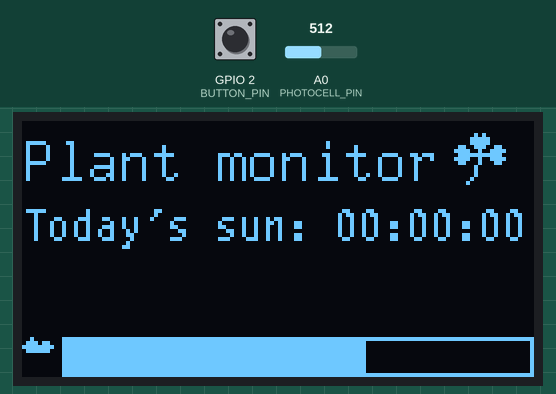
A sketch run on a simulated ESP8266 (NodeMCU). Parts: 128×64 one-colour display. The inputs (shaded band) are chosen by the test bench; at power-on: GPIO 2 (BUTTON_PIN) HIGH, A0 (PHOTOCELL_PIN) = 512. WiFi joins after 1.5 s; servers stay silent unless stated; uploads are accepted with an empty reply; not simulated (calls return 0 or success): secrets.h; what the sketch prints to the serial monitor is not drawn.

Above: at 4.7 s.
4.8 s: GPIO 2 (BUTTON_PIN) pulled LOW for 0.15 s
At 6.1 s:
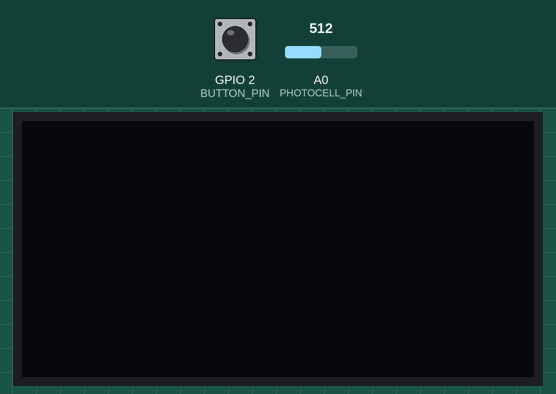
6.4 s: GPIO 2 (BUTTON_PIN) pulled LOW for 1 s
At 8.4 s:
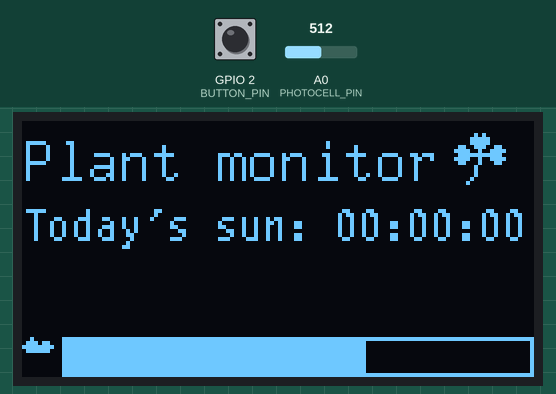
8.9 s: A0 (PHOTOCELL_PIN) set to 610
At 10.4 s:
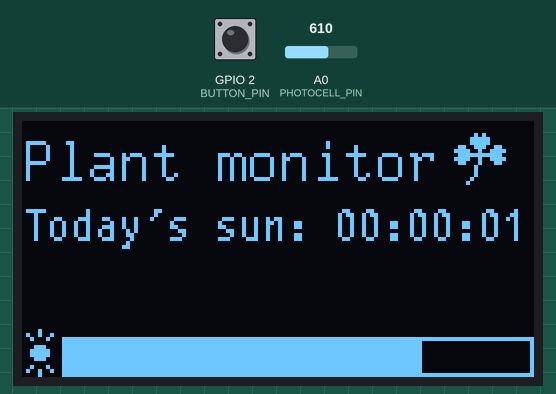
10.6 s: A0 (PHOTOCELL_PIN) set to 590
At 11.9 s:
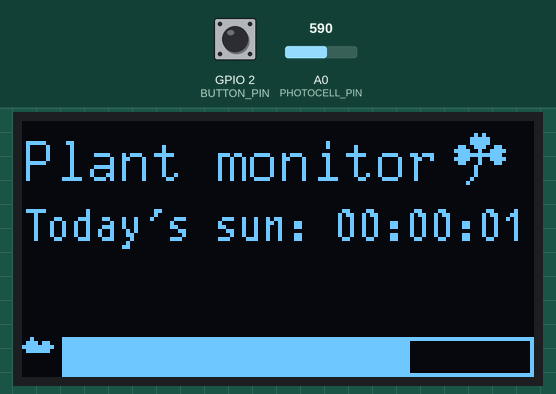
12.2 s: A0 (PHOTOCELL_PIN) set to 511
At 13.1 s:
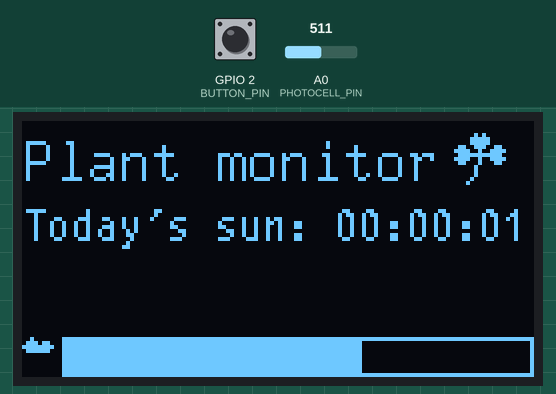
Timing chart, 0 to 15.2 s (numbered marks = the images above; inputs shaded):
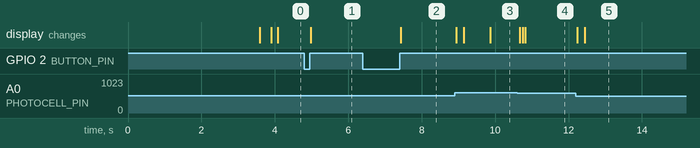

Measured:
- after the input at 4.8 s, the display: changes after 0.18 s (image 1)
- after the input at 6.4 s, the display: changes after 1.0 s (image 2)
- after the input at 8.9 s, the display: first changes after 0.05 s (image 3 shows a later state)
- after the input at 12.2 s, the display: first changes at once (image 5 shows a later state)

The sketch:

plant-light-tracker.ino
```cpp
#include <U8g2lib.h>
#include <TimeLib.h>
#include <ESP8266WiFi.h>
#include <Wire.h>
#include "secrets.h"

// hardware constants
#define DELAY 1000
const int SCL_PIN = 5;
const int SDA_PIN = 4;
const int BUTTON_PIN = 2;
const int PHOTOCELL_PIN = A0;
const int SCREEN_WIDTH = 128;
const int SCREEN_HEIGHT = 64;
const int LIGHT_MIN = 0;
const int LIGHT_THRESHOLD = 600;
const int LIGHT_MAX = 800;
const int BUFFER_SIZE = 30;
U8G2_SSD1306_128X64_NONAME_F_HW_I2C oled(U8G2_R0); //, U8X8_PIN_NONE, SCL_PIN, SDA_PIN);


// wifi constants
const int response_timeout = 6000;
const String LOCATION = "America/New_York";
const int MIN_BETWEEN_FETCHES = 60;
time_t t_last_fetch;
time_t today;
const int WIFI_STATE_IDLE = 0;
const int WIFI_STATE_FETCHING = 1;
int wifi_state = WIFI_STATE_FETCHING;

// light constants
time_t t_received;
time_t t_last_light;
int photocell_reads[BUFFER_SIZE];
int avg_photocell_reading = 0;
int read_index = 0;
const int LIGHT_STATE_IDLE = 0;
const int LIGHT_STATE_COUNTING = 1;
int light_state = LIGHT_STATE_IDLE;

// button/screen constants
time_t t_last_on;
const int OLED_ON_SEC = 10;
int button_reading;
const int SCREEN_OFF = 0;
const int SCREEN_ON = 1;
const int SCREEN_OFF_BUTTON_PUSHED = 2;
const int SCREEN_ON_BUTTON_PUSHED = 3;
int screen_state = SCREEN_ON;

void setup() {
  pinMode(BUTTON_PIN, INPUT_PULLUP);
  oled.begin();
  Serial.begin(115200);
  setup_wifi();
}

void loop() {
  oled.clearBuffer();
  avg_photocell_reading = averaging_filter(
                            analogRead(PHOTOCELL_PIN),
                            photocell_reads,
                            8,
                            read_index
                          );
  button_reading = digitalRead(BUTTON_PIN);

  switch (light_state) {
    case LIGHT_STATE_IDLE:
      if (avg_photocell_reading > LIGHT_THRESHOLD) {
        t_last_light = now();
        light_state = LIGHT_STATE_COUNTING;
      }
      break;
    case LIGHT_STATE_COUNTING:
      unsigned long delta_light = now() - t_last_light;
      t_received += delta_light;
      t_last_light = now();
      if (avg_photocell_reading < LIGHT_THRESHOLD) {
        light_state = LIGHT_STATE_IDLE;
      }
      break;
  }

  switch (screen_state) {
    case SCREEN_ON:
      if (second(now() - t_last_on) > OLED_ON_SEC) {
        oled.setPowerSave(1);
        screen_state = SCREEN_OFF;
      }
      else if (!button_reading) {
        screen_state = SCREEN_ON_BUTTON_PUSHED;
      }
      break;
    case SCREEN_ON_BUTTON_PUSHED:
      if (button_reading) {
        oled.setPowerSave(1);
        screen_state = SCREEN_OFF;
      }
      break;
    case SCREEN_OFF:
      if (!button_reading) {
        screen_state = SCREEN_OFF_BUTTON_PUSHED;
      }
      break;
    case SCREEN_OFF_BUTTON_PUSHED:
      if (button_reading) {
        oled.setPowerSave(0);
        t_last_on = now();
        screen_state = SCREEN_ON;
      }
      break;
  }

  switch (wifi_state) {
    case WIFI_STATE_IDLE:
      if (minute(now() - t_last_fetch) > MIN_BETWEEN_FETCHES) {
        wifi_state = WIFI_STATE_FETCHING;
      }
      if (day(now()) != day(today)) {
        // reset amount of light received around midnight
        Serial.println("It's a new day...");
        t_received = 0;
        wifi_state = WIFI_STATE_FETCHING;
      }
      break;
    case WIFI_STATE_FETCHING:
      get_time();
      wifi_state = WIFI_STATE_IDLE;
      break;
  }

  drawHeader();
  drawBody();
  drawFooter(avg_photocell_reading);

  oled.sendBuffer();
}

void drawHeader() {
  oled.setFont(u8g2_font_t0_15_tr);
  oled.drawStr(0, 15, "Plant monitor");
  oled.setFont(u8g2_font_unifont_t_symbols);
  oled.drawGlyph(107, 15, 0x2618); // clover
}

void drawBody() {
  oled.setFont(u8g2_font_t0_11_tr);
  char message[40];
  snprintf(message, 40, "Today's sun: %02d:%02d:%02d",
           hour(t_received),
           minute(t_received),
           second(t_received)
          );
  oled.drawStr(0, 30, message);
}

/**
   Averaging filter from 6.08!
   https://iesc-s2.mit.edu/608/spring18
*/
int averaging_filter(int input, int stored_values[BUFFER_SIZE], int order, int &index) {
  stored_values[index] = input;
  int out = 0;
  float multiplier = 1.0 / (order + 1);
  if (order == 0) {
    out = input;
  } else {
    for (int i = 0; i <= order; i++) {
      out += stored_values[i];
    }
    index += 1;
    index %= (order + 1);
  }
  return multiplier * out;
}

void drawFooter(int reading) {
  int padding = 0;
  int glyph_width = 10;

  int bar_height = 10;
  int bar_width = SCREEN_WIDTH - padding * 2 - glyph_width;
  int bar_x = padding + glyph_width;
  int bar_y = SCREEN_HEIGHT - bar_height - padding;
  int glyph_x = padding;
  int glyph_y = SCREEN_HEIGHT - padding;
  int bar_scaled_width = map(reading, LIGHT_MIN, LIGHT_MAX, 0, bar_width);

  int symbol;
  if (light_state == LIGHT_STATE_COUNTING) {
    symbol = 0x2600;
  }
  else {
    symbol = 0x2601;
  }

  oled.setFont(u8g2_font_unifont_t_symbols);
  oled.drawGlyph(glyph_x, glyph_y, symbol);
  oled.drawFrame(bar_x, bar_y, bar_width, bar_height);
  oled.drawBox(bar_x, bar_y, bar_scaled_width, bar_height);
}

void setup_wifi() {
  oled.clearBuffer();
  oled.setFont(u8g2_font_t0_11_tr);
  oled.drawStr(0, 40, "CONNECTING TO WIFI");
  oled.setFont(u8g2_font_unifont_t_symbols);
  oled.drawGlyph(109, 40, 0x23f3); // wifi??
  oled.sendBuffer();
  int count = 0;
  WiFi.disconnect();
  WiFi.begin(MY_SSID, MY_PW);
  while (WiFi.status() != WL_CONNECTED && count < 150) {
    delay(500);
    Serial.println(count);
    count++;
  }
  delay(2000);
  if (WiFi.status() == WL_CONNECTED) {
    Serial.println("Wifi connected!");
    oled.clearBuffer();
    oled.setFont(u8g2_font_t0_17_tr);
    oled.drawStr(0, 40, "Connected!");
    oled.setFont(u8g2_font_unifont_t_symbols);
    oled.drawGlyph(107, 40, 0x2605);
    oled.sendBuffer();
  } else {
    Serial.println(WiFi.status());
    ESP.restart();
  }
}

void get_time() {
  String host = "api.timezonedb.com";
  String path = "v2/get-time-zone";
  String params = "?key=" + String(API_KEY) +
                  "&by=zone" +
                  "&zone=" + LOCATION +
                  "&fields=formatted";
  String time_str = get_request(host, path, params);
  String prefix = "<formatted>";
  String suffix = "</formatted>";
  int time_start = time_str.indexOf(prefix) + prefix.length();
  int time_end = time_str.indexOf(suffix);
  time_str = time_str.substring(time_start, time_end);
  int yr =   time_str.substring(0, 4).toInt();
  int mnth = time_str.substring(5, 7).toInt();
  int dy =   time_str.substring(8, 10).toInt();
  int hr =   time_str.substring(11, 13).toInt();
  int mn =   time_str.substring(14, 16).toInt();
  int sec =  time_str.substring(17, 19).toInt();
  setTime(hr, mn, sec, dy, mnth, yr);
  today = now();
}

String get_request(String host, String path, String params) {
  WiFiClient client;
  if (client.connect(host, 80)) {
    client.println("GET http://" + host + "/" + path + params + " HTTP/1.1");
    client.println("Host: " + host);
    client.print("\r\n\r\n");
    unsigned long count = millis();
    while (client.connected()) {
      String line = client.readStringUntil('\n');
      if (line == "\r") {
        break;
      }
      if (millis() - count > response_timeout) break;
    }
    count = millis();
    String op; //create empty String object
    while (client.available()) {
      op += (char)client.read();
    }
    client.stop();
    Serial.println("Got response:");
    Serial.println(op);
    Serial.println("-------------------------");
    return op;
  } else {
    Serial.println("connection failed");
    Serial.println("wait 0.5 sec...");
    client.stop();
    delay(500);
  }
}
```
